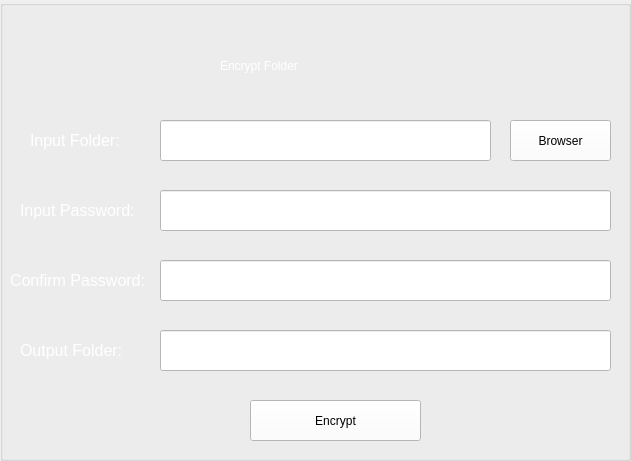
  <widget class="QGroupBox" name="groupBox_encryptfolder">
   <property name="enabled">
    <bool>true</bool>
   </property>
   <property name="geometry">
    <rect>
     <x>250</x>
     <y>30</y>
     <width>631</width>
     <height>461</height>
    </rect>
   </property>
   <property name="title">
    <string/>
   </property>
   <widget class="QLabel" name="label_20">
    <property name="geometry">
     <rect>
      <x>30</x>
      <y>130</y>
      <width>101</width>
      <height>21</height>
     </rect>
    </property>
    <property name="font">
     <font>
      <pointsize>12</pointsize>
     </font>
    </property>
    <property name="styleSheet">
     <string notr="true">color: rgb(255, 255, 255);</string>
    </property>
    <property name="text">
     <string>Input Folder:</string>
    </property>
   </widget>
   <widget class="QLineEdit" name="input_enfolder">
    <property name="geometry">
     <rect>
      <x>160</x>
      <y>120</y>
      <width>331</width>
      <height>41</height>
     </rect>
    </property>
    <property name="font">
     <font>
      <pointsize>12</pointsize>
     </font>
    </property>
    <property name="styleSheet">
     <string notr="true">background-color: rgb(255, 255, 255);
color: rgb(0, 0, 0);</string>
    </property>
    <property name="readOnly">
     <bool>true</bool>
    </property>
   </widget>
   <widget class="QPushButton" name="btn_enfolderbrowser">
    <property name="geometry">
     <rect>
      <x>510</x>
      <y>120</y>
      <width>101</width>
      <height>41</height>
     </rect>
    </property>
    <property name="styleSheet">
     <string notr="true">color: rgb(0, 0, 0);
background-color: rgb(255, 255, 255);
font: 12pt &quot;MS Shell Dlg 2&quot;;</string>
    </property>
    <property name="text">
     <string>Browser</string>
    </property>
   </widget>
   <widget class="QLineEdit" name="output_enfolder">
    <property name="geometry">
     <rect>
      <x>160</x>
      <y>330</y>
      <width>451</width>
      <height>41</height>
     </rect>
    </property>
    <property name="font">
     <font>
      <pointsize>12</pointsize>
     </font>
    </property>
    <property name="styleSheet">
     <string notr="true">background-color: rgb(255, 255, 255);
color: rgb(0, 0, 0);</string>
    </property>
    <property name="readOnly">
     <bool>true</bool>
    </property>
   </widget>
   <widget class="QLabel" name="label_21">
    <property name="geometry">
     <rect>
      <x>20</x>
      <y>340</y>
      <width>111</width>
      <height>21</height>
     </rect>
    </property>
    <property name="font">
     <font>
      <pointsize>12</pointsize>
     </font>
    </property>
    <property name="styleSheet">
     <string notr="true">color: rgb(255, 255, 255);</string>
    </property>
    <property name="text">
     <string>Output Folder:</string>
    </property>
   </widget>
   <widget class="QLineEdit" name="input_folderpassword">
    <property name="geometry">
     <rect>
      <x>160</x>
      <y>190</y>
      <width>451</width>
      <height>41</height>
     </rect>
    </property>
    <property name="font">
     <font>
      <pointsize>12</pointsize>
     </font>
    </property>
    <property name="styleSheet">
     <string notr="true">background-color: rgb(255, 255, 255);
color: rgb(0, 0, 0);</string>
    </property>
    <property name="echoMode">
     <enum>QLineEdit::Password</enum>
    </property>
    <property name="readOnly">
     <bool>false</bool>
    </property>
   </widget>
   <widget class="QLabel" name="label_22">
    <property name="geometry">
     <rect>
      <x>20</x>
      <y>200</y>
      <width>121</width>
      <height>21</height>
     </rect>
    </property>
    <property name="font">
     <font>
      <pointsize>12</pointsize>
     </font>
    </property>
    <property name="styleSheet">
     <string notr="true">color: rgb(255, 255, 255);</string>
    </property>
    <property name="text">
     <string>Input Password:</string>
    </property>
   </widget>
   <widget class="QLineEdit" name="input_confirmfolderpwd">
    <property name="geometry">
     <rect>
      <x>160</x>
      <y>260</y>
      <width>451</width>
      <height>41</height>
     </rect>
    </property>
    <property name="font">
     <font>
      <pointsize>12</pointsize>
     </font>
    </property>
    <property name="styleSheet">
     <string notr="true">background-color: rgb(255, 255, 255);
color: rgb(0, 0, 0);</string>
    </property>
    <property name="echoMode">
     <enum>QLineEdit::Password</enum>
    </property>
    <property name="readOnly">
     <bool>false</bool>
    </property>
   </widget>
   <widget class="QLabel" name="label_23">
    <property name="geometry">
     <rect>
      <x>10</x>
      <y>270</y>
      <width>141</width>
      <height>21</height>
     </rect>
    </property>
    <property name="font">
     <font>
      <pointsize>12</pointsize>
     </font>
    </property>
    <property name="styleSheet">
     <string notr="true">color: rgb(255, 255, 255);</string>
    </property>
    <property name="text">
     <string>Confirm Password:</string>
    </property>
   </widget>
   <widget class="QPushButton" name="btn_encryptfolder_2">
    <property name="geometry">
     <rect>
      <x>250</x>
      <y>400</y>
      <width>171</width>
      <height>41</height>
     </rect>
    </property>
    <property name="styleSheet">
     <string notr="true">color: rgb(0, 0, 0);
background-color: rgb(255, 255, 255);
font: 12pt &quot;MS Shell Dlg 2&quot;;</string>
    </property>
    <property name="text">
     <string>Encrypt</string>
    </property>
   </widget>
   <widget class="QLabel" name="label_24">
    <property name="geometry">
     <rect>
      <x>220</x>
      <y>40</y>
      <width>231</width>
      <height>51</height>
     </rect>
    </property>
    <property name="styleSheet">
     <string notr="true">color: rgb(255, 255, 255);
font: 75 28pt &quot;Script MT Bold&quot;;</string>
    </property>
    <property name="text">
     <string>Encrypt Folder</string>
    </property>
   </widget>
  </widget>
